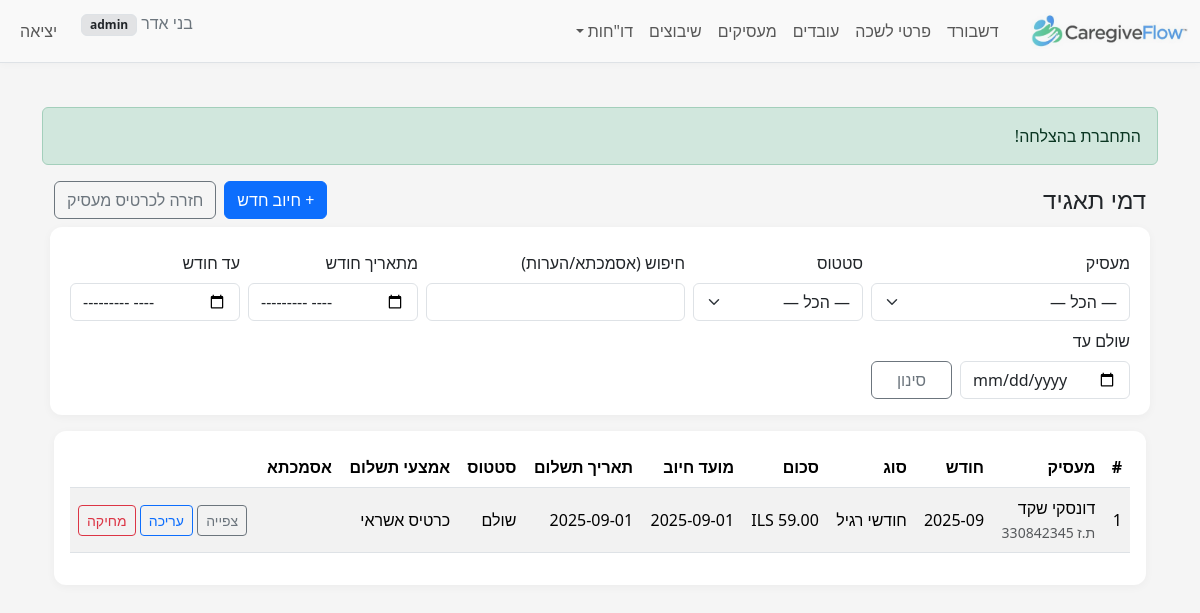
The app's page /index.php?r=employer_fees (signed in), older data.
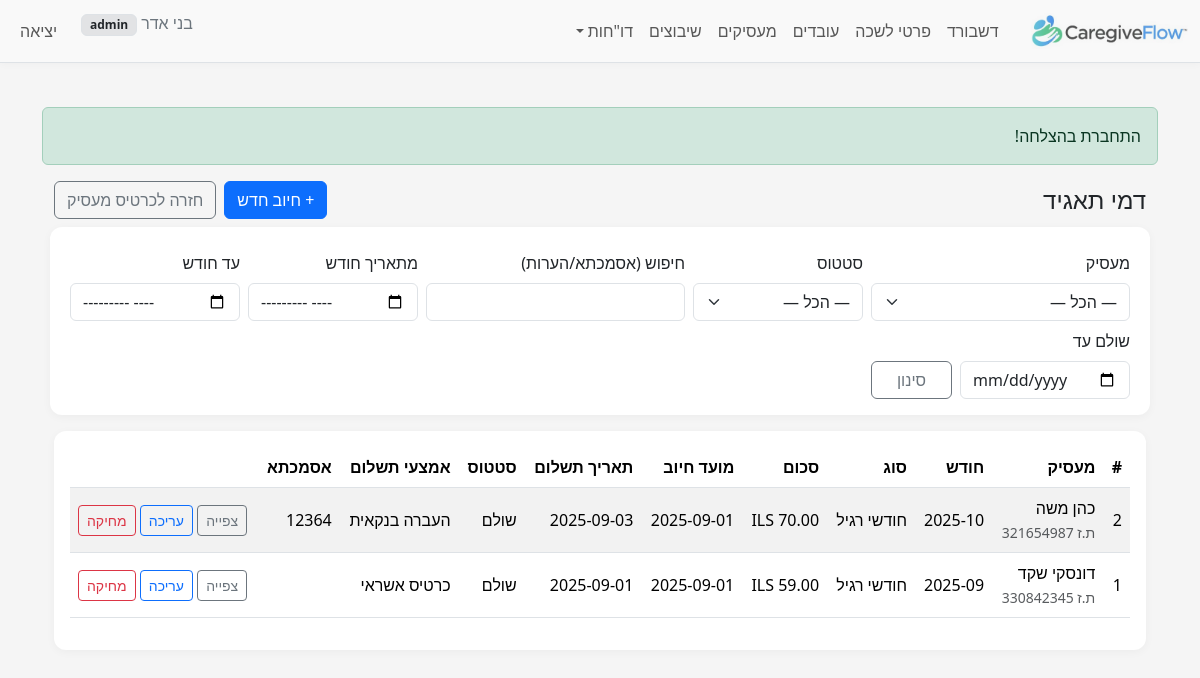
The same page, newer data.
### tables this page shows
CREATE TABLE `employer_corporate_fees` (
  `id` bigint(20) UNSIGNED NOT NULL,
  `employer_id` bigint(20) UNSIGNED NOT NULL,
  `period_ym` char(7) DEFAULT NULL,
  `fee_type_code` tinyint(3) UNSIGNED DEFAULT NULL,
  `amount` decimal(12,2) DEFAULT NULL,
  `currency_code` char(3) NOT NULL DEFAULT 'ILS',
  `due_date` date DEFAULT NULL,
  `payment_date` date DEFAULT NULL,
  `status_code` tinyint(3) UNSIGNED DEFAULT NULL,
  `payment_method_code` tinyint(3) UNSIGNED DEFAULT NULL,
  `reference_number` varchar(60) DEFAULT NULL,
  `notes` text DEFAULT NULL,
  `created_at` timestamp NULL DEFAULT current_timestamp(),
  `updated_at` timestamp NULL DEFAULT current_timestamp() ON UPDATE current_timestamp()
);

CREATE TABLE `employers` (
  `id` bigint(20) UNSIGNED NOT NULL,
  `id_type_code` tinyint(3) UNSIGNED NOT NULL,
  `id_number` varchar(20) NOT NULL,
  `passport_number` varchar(20) DEFAULT NULL,
  `last_name` varchar(60) NOT NULL,
  `first_name` varchar(60) NOT NULL,
  `gender_code` tinyint(3) UNSIGNED DEFAULT NULL COMMENT 'Employer gender (1=male,2=female per BAFI)',
  `phone` varchar(10) DEFAULT NULL,
  `phone_prefix_il` varchar(4) DEFAULT NULL,
  `phone_number_il` varchar(10) DEFAULT NULL,
  `phone_alt` varchar(30) DEFAULT NULL,
  `email` varchar(120) DEFAULT NULL,
  `birth_date` date DEFAULT NULL,
  `birth_year` smallint(5) UNSIGNED DEFAULT NULL COMMENT 'Employer birth year (yyyy)',
  `city_code` int(10) UNSIGNED DEFAULT NULL,
  `city_name_he` varchar(120) DEFAULT NULL,
  `street_code` int(10) UNSIGNED DEFAULT NULL,
  `street_name_he` varchar(120) DEFAULT NULL,
  `foreign_country_code` int(10) UNSIGNED DEFAULT NULL COMMENT 'MoI country numeric code for foreign employer',
  `house_no` varchar(10) DEFAULT NULL,
  `apartment` varchar(10) DEFAULT NULL,
  `zipcode` varchar(10) DEFAULT NULL,
  `notes` text DEFAULT NULL,
  `created_at` timestamp NOT NULL DEFAULT current_timestamp(),
  `updated_at` timestamp NULL DEFAULT current_timestamp() ON UPDATE current_timestamp(),
  `company_name` varchar(150) DEFAULT NULL,
  `contact_email` varchar(120) DEFAULT NULL,
  `contact_name` varchar(120) DEFAULT NULL,
  `contact_phone` varchar(30) DEFAULT NULL
);

CREATE TABLE `corporate_fee_type_codes` (
  `corporate_fee_type_code` tinyint(3) UNSIGNED NOT NULL,
  `name_he` varchar(80) NOT NULL
);

CREATE TABLE `corporate_fee_status_codes` (
  `corporate_fee_status_code` tinyint(3) UNSIGNED NOT NULL,
  `name_he` varchar(80) NOT NULL
);

CREATE TABLE `payment_method_codes` (
  `payment_method_code` tinyint(3) UNSIGNED NOT NULL,
  `name_he` varchar(80) NOT NULL
);

### src/controllers/EmployerFeesController.php (called while the page is built, shortened)
<?php
require_once __DIR__ . '/../models/EmployerFee.php';
class EmployerFeesController
{
    public static function index(PDO $pdo)
    {
        $m = new EmployerFee($pdo);
        $filters = [
            'employer_id' => $_GET['employer_id'] ?? null,
            'status'      => $_GET['status'] ?? null,
            'q'           => $_GET['q'] ?? null,
            'period_from' => $_GET['period_from'] ?? null,
            'period_to'   => $_GET['period_to'] ?? null,
            'paid_until'  => $_GET['paid_until'] ?? null,
        ];
        $page  = max(1, (int)($_GET['page'] ?? 1));
        $limit = 25; $offset = ($page - 1) * $limit;
        $items = $m->all($filters, $limit, $offset);
        $status_codes   = self::status_codes($pdo);
        $type_codes     = self::type_codes($pdo);
        $payment_codes  = self::payment_method_codes($pdo);
        require __DIR__.'/../../views/employer_fees/index.php';
    }
    private static function status_codes(PDO $pdo): array
    {
        $rows = $pdo->query("SELECT corporate_fee_status_code AS code, name_he FROM corporate_fee_status_codes ORDER BY code")
                    ->fetchAll(PDO::FETCH_ASSOC);
        $out = []; foreach ($rows as $r) { $out[(int)$r['code']] = $r['name_he']; } return $out;
    }
    private static function type_codes(PDO $pdo): array
    {
        $rows = $pdo->query("SELECT corporate_fee_type_code AS code, name_he FROM corporate_fee_type_codes ORDER BY code")
                    ->fetchAll(PDO::FETCH_ASSOC);
        $out = []; foreach ($rows as $r) { $out[(int)$r['code']] = $r['name_he']; } return $out;
    }
    private static function payment_method_codes(PDO $pdo): array
    {
        $rows = $pdo->query("SELECT payment_method_code AS code, name_he FROM payment_method_codes ORDER BY code")
                    ->fetchAll(PDO::FETCH_ASSOC);
        $out = []; foreach ($rows as $r) { $out[(int)$r['code']] = $r['name_he']; } return $out;
    }
}

### public/index.php (called while the page is built, shortened)
<?php
require __DIR__ . '/../src/helpers.php';
$pdo = db();
$route = $_GET['r'] ?? 'dashboard/index';
[$ctrl, $action] = array_pad(explode('/', $route, 2), 2, 'index');
$action = strtok($action, '&?');
$action = preg_replace('/[^A-Za-z0-9_]/', '', $action);
$controllerClass = preg_replace('/[^A-Za-z0-9]/', '', ucwords(str_replace(['_', '-'], ' ', $ctrl))) . 'Controller';
call_user_func([$controllerClass, $action], $pdo);

### src/models/EmployerFee.php (called while the page is built, shortened)
<?php
class EmployerFee
{
    private $pdo;
    public function __construct(PDO $pdo)
    {
        $this->pdo = $pdo;
    }
    public function all(array $filters = [], int $limit = 25, int $offset = 0): array
    {
        $where = [];
        $params = [];
        $whereSql = $where ? ('WHERE ' . implode(' AND ', $where)) : '';
        $sql = "SELECT f.*, r.first_name, r.last_name, r.id_number,
                       sc.name_he AS status_name,
                       tc.name_he AS fee_type_name,
                       pmc.name_he AS payment_method_name
                  FROM employer_corporate_fees f
             LEFT JOIN employers r ON r.id = f.employer_id
             LEFT JOIN corporate_fee_status_codes sc ON sc.corporate_fee_status_code = f.status_code
             LEFT JOIN corporate_fee_type_codes   tc ON tc.corporate_fee_type_code   = f.fee_type_code
             LEFT JOIN payment_method_codes      pmc ON pmc.payment_method_code      = f.payment_method_code
                  $whereSql
              ORDER BY COALESCE(f.payment_date, '9999-12-31') DESC, COALESCE(f.due_date, '9999-12-31') DESC, f.id DESC
                 LIMIT :limit OFFSET :offset";
        $stmt = $this->pdo->prepare($sql);
        $stmt->bindValue(':limit', $limit, PDO::PARAM_INT);
        $stmt->bindValue(':offset', $offset, PDO::PARAM_INT);
        $stmt->execute();
        return $stmt->fetchAll(PDO::FETCH_ASSOC);
    }
}

### src/helpers.php (called while the page is built, shortened)
<?php
function e($str): string { return htmlspecialchars((string)$str, ENT_QUOTES | ENT_SUBSTITUTE, 'UTF-8'); }

### views/employer_fees/index.php (the view, shortened to what the changed rows need)
<?php require __DIR__ . '/../layout/header.php'; ?>
<div class="container" dir="rtl">
    <div class="d-flex justify-content-between align-items-center mb-3">
        <h1 class="h4 mb-0">דמי תאגיד</h1>
    </div>
    <div class="table-responsive">
        <table class="table table-striped align-middle">
            <thead>
                <tr>
                    <th>#</th>
                    <th>מעסיק</th>
                    <th>חודש</th>
                    <th>סוג</th>
                    <th>סכום</th>
                    <th>מועד חיוב</th>
                    <th>תאריך תשלום</th>
                    <th>סטטוס</th>
                    <th>אמצעי תשלום</th>
                    <th>אסמכתא</th>
                    <th></th>
                </tr>
            </thead>
            <tbody>
            <?php foreach ($items as $row): ?>
                <tr>
                    <td><?= e($row['id']) ?></td>
                    <td><?= e($row['last_name'].' '.$row['first_name']) ?><br><small class="text-muted">ת.ז <?= e($row['id_number']) ?></small></td>
                    <td><?= e($row['period_ym']) ?></td>
                    <td><?= e($row['fee_type_name'] ?? ($row['fee_type_code']!==null?($type_codes[(int)$row['fee_type_code']]??''):'')) ?></td>
                    <td><?= e(number_format((float)$row['amount'], 2)) ?> <?= e($row['currency_code']) ?></td>
                    <td><?= e($row['due_date']) ?></td>
                    <td><?= e($row['payment_date']) ?></td>
                    <td><?= e($row['status_name'] ?? ($status_codes[(int)$row['status_code']] ?? '')) ?></td>
                    <td><?= e($row['payment_method_name'] ?? ($row['payment_method_code']!==null?($payment_codes[(int)$row['payment_method_code']]??''):'')) ?></td>
                    <td><?= e($row['reference_number']) ?></td>
                    <td class="text-end">
                        <a class="btn btn-sm btn-outline-secondary" href="?r=employer_fees/view&id=<?= e($row['id']) ?>">צפייה</a>
                        <a class="btn btn-sm btn-outline-primary" href="?r=employer_fees/edit&id=<?= e($row['id']) ?>">עריכה</a>
                        <a class="btn btn-sm btn-outline-danger" href="?r=employer_fees/delete&id=<?= e($row['id']) ?>" onclick="return confirm('למחוק?');">מחיקה</a>
                    </td>
                </tr>
            <?php endforeach; ?>
            </tbody>
        </table>
    </div>
</div>
<?php require __DIR__ . '/../layout/footer.php'; ?>

Row changes from the older to the newer data that the page shows:
added employer_corporate_fees: id "2", employer.first_name "כהן משה", employer.id_number "321654987", period_ym "2025-10", fee_type_code.name_he "חודשי רגיל", currency_code "ILS", due_date "2025-09-01", payment_date "2025-09-03", status_code.name_he "שולם", payment_method_code.name_he "העברה בנקאית", reference_number "12364"
